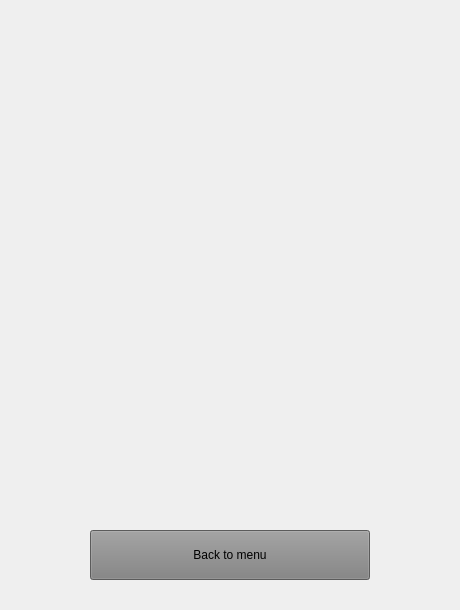
<?xml version="1.0" encoding="UTF-8"?>
<ui version="4.0">
 <class>Exercises</class>
 <widget class="QWidget" name="Exercises">
  <property name="geometry">
   <rect>
    <x>0</x>
    <y>0</y>
    <width>460</width>
    <height>610</height>
   </rect>
  </property>
  <property name="minimumSize">
   <size>
    <width>460</width>
    <height>610</height>
   </size>
  </property>
  <property name="maximumSize">
   <size>
    <width>460</width>
    <height>610</height>
   </size>
  </property>
  <property name="windowTitle">
   <string>Form</string>
  </property>
  <widget class="QPushButton" name="pushButton_back_to_menu">
   <property name="geometry">
    <rect>
     <x>90</x>
     <y>530</y>
     <width>280</width>
     <height>50</height>
    </rect>
   </property>
   <property name="minimumSize">
    <size>
     <width>280</width>
     <height>50</height>
    </size>
   </property>
   <property name="maximumSize">
    <size>
     <width>280</width>
     <height>50</height>
    </size>
   </property>
   <property name="styleSheet">
    <string notr="true">background-color:grey;
font:italic 16pt &quot;Noto Serif Light&quot;;</string>
   </property>
   <property name="text">
    <string>Back to menu</string>
   </property>
  </widget>
 </widget>
 <resources/>
 <connections/>
</ui>
